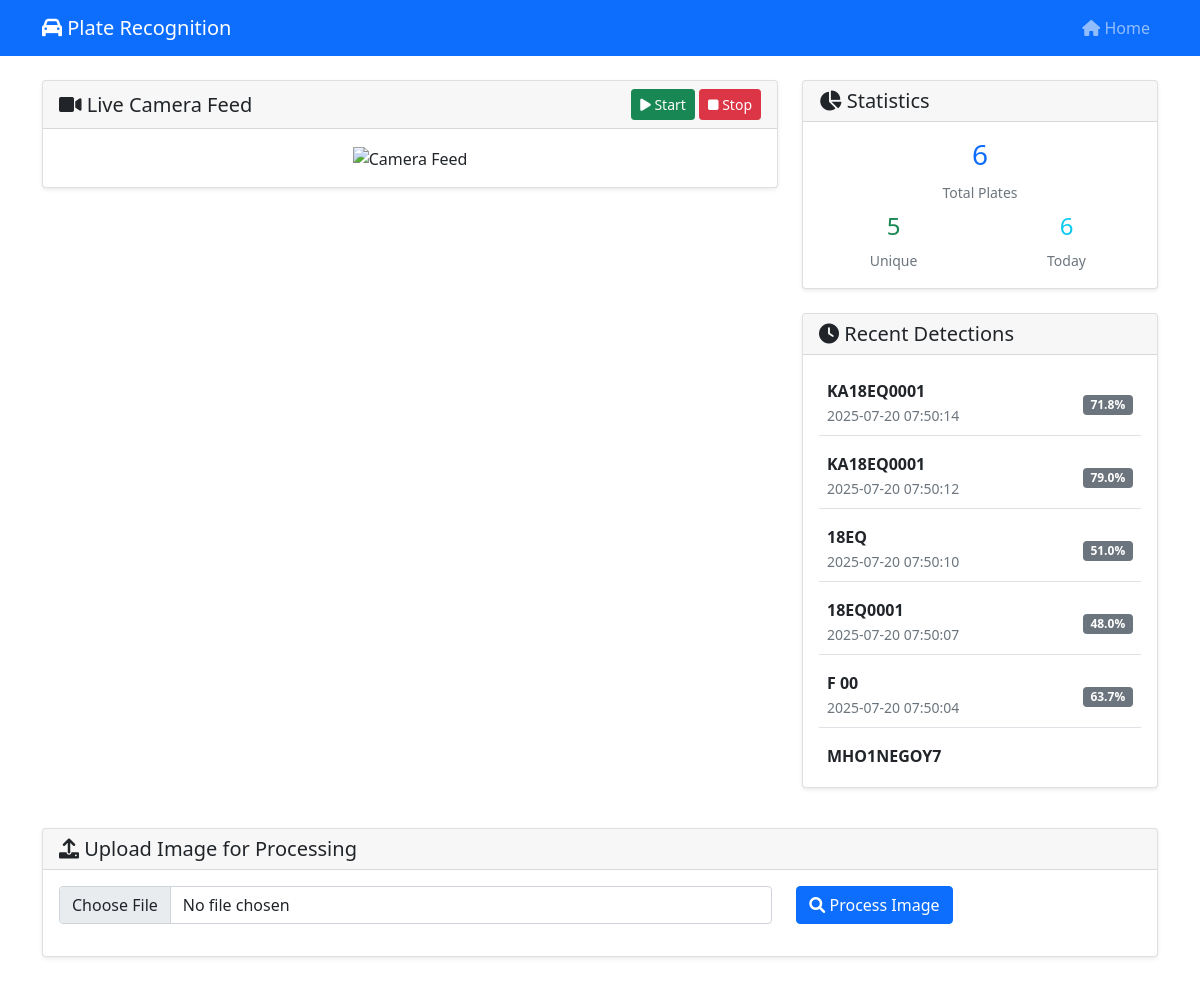
The page / on the database its author committed.
### tables this page shows
CREATE TABLE detected_plates (
                id INTEGER PRIMARY KEY AUTOINCREMENT,
                plate_number TEXT NOT NULL,
                confidence_score REAL,
                timestamp DATETIME DEFAULT CURRENT_TIMESTAMP,
                image_path TEXT,
                vehicle_type TEXT,
                location TEXT,
                status TEXT DEFAULT 'detected'
            );

### app/web/routes.py (the view)
@main.route('/')
def index():
    stats = db_manager.get_statistics()
    recent_plates = db_manager.get_recent_plates(10)
    return render_template('index.html', stats=stats, recent_plates=recent_plates)

### app/models/database.py (called while the page is built)
    def get_connection(self):
        if not hasattr(self._local, 'connection'):
            self._local.connection = sqlite3.connect(str(self.db_path))
            self._local.connection.row_factory = sqlite3.Row
        return self._local.connection

    def get_recent_plates(self, limit=50):
        conn = self.get_connection()
        cursor = conn.cursor()
        cursor.execute('''
            SELECT * FROM detected_plates
            ORDER BY timestamp DESC
            LIMIT ?
        ''', (limit,))
        return cursor.fetchall()

    def get_statistics(self):
        conn = self.get_connection()
        cursor = conn.cursor()
        cursor.execute('SELECT COUNT(*) FROM detected_plates')
        total_plates = cursor.fetchone()[0]
        cursor.execute('SELECT COUNT(DISTINCT plate_number) FROM detected_plates')
        unique_plates = cursor.fetchone()[0]
        cursor.execute('''
            SELECT COUNT(*) FROM detected_plates
            WHERE DATE(timestamp) = DATE('now')
        ''')
        today_detections = cursor.fetchone()[0]
        return {
            'total_plates': total_plates,
            'unique_plates': unique_plates,
            'today_detections': today_detections
        }

### app/web/templates/index.html (shortened to what this page needs)
{% extends "base.html" %}
{% block content %}
<div class="row">
    <div class="col-md-8">
        <div class="card">
            <div class="card-header d-flex justify-content-between align-items-center">
                <h5 class="mb-0"><i class="fas fa-video"></i> Live Camera Feed</h5>
                <div>
                    <a href="{{ url_for('main.start_camera') }}" class="btn btn-success btn-sm">
                        <i class="fas fa-play"></i> Start
                    </a>
                    <a href="{{ url_for('main.stop_camera') }}" class="btn btn-danger btn-sm">
                        <i class="fas fa-stop"></i> Stop
                    </a>
                </div>
            </div>
            <div class="card-body text-center">
                <img src="{{ url_for('main.video_feed') }}" class="img-fluid" alt="Camera Feed">
            </div>
        </div>
    </div>
    <div class="col-md-4">
        <div class="card mb-4">
            <div class="card-header">
                <h5 class="mb-0"><i class="fas fa-chart-pie"></i> Statistics</h5>
            </div>
            <div class="card-body">
                <div class="row text-center">
                    <div class="col-12 mb-2">
                        <h3 class="text-primary">{{ stats.total_plates or 0 }}</h3>
                        <small class="text-muted">Total Plates</small>
                    </div>
                    <div class="col-6">
                        <h4 class="text-success">{{ stats.unique_plates or 0 }}</h4>
                        <small class="text-muted">Unique</small>
                    </div>
                    <div class="col-6">
                        <h4 class="text-info">{{ stats.today_detections or 0 }}</h4>
                        <small class="text-muted">Today</small>
                    </div>
                </div>
            </div>
        </div>
        <div class="card">
            <div class="card-header">
                <h5 class="mb-0"><i class="fas fa-clock"></i> Recent Detections</h5>
            </div>
            <div class="card-body">
                {% if recent_plates %}
                    <div class="recent-plates" style="max-height: 400px; overflow-y: auto;">
                        {% for plate in recent_plates %}
                        <div class="d-flex justify-content-between align-items-center mb-2 p-2 border-bottom">
                            <div>
                                <strong>{{ plate.plate_number }}</strong><br>
                                <small class="text-muted">{{ plate.timestamp }}</small>
                            </div>
                            {% if plate.confidence_score %}
                            <div>
                                <span class="badge bg-secondary">{{ "%.1f"|format(plate.confidence_score) }}%</span>
                            </div>
                            {% endif %}
                        </div>
                        {% endfor %}
                    </div>
                {% else %}
                    <p class="text-muted text-center">No plates detected yet</p>
                {% endif %}
            </div>
        </div>
    </div>
</div>
<div class="row mt-4">
    <div class="col-12">
        <div class="card">
            <div class="card-header">
                <h5 class="mb-0"><i class="fas fa-upload"></i> Upload Image for Processing</h5>
            </div>
            <div class="card-body">
                <form id="uploadForm" enctype="multipart/form-data">
                    <div class="row">
                        <div class="col-md-8">
                            <input type="file" class="form-control" id="imageFile" name="image" accept="image/*" required>
                        </div>
                        <div class="col-md-4">
                            <button type="submit" class="btn btn-primary">
                                <i class="fas fa-search"></i> Process Image
                            </button>
                        </div>
                    </div>
                </form>
            </div>
        </div>
    </div>
</div>
{% endblock %}

### app/static/css/style.css (style rules this page uses)
.card { box-shadow: 0 0.125rem 0.25rem rgba(0, 0, 0, 0.075); margin-bottom: 1rem; }
.recent-plates { max-height: 400px; overflow-y: auto; }

### rows shown on the page
detected_plates: plate_number "KA18EQ0001", timestamp "2025-07-20 07:50:14", confidence_score "71.8"
detected_plates: plate_number "KA18EQ0001", timestamp "2025-07-20 07:50:12", confidence_score "79.0"
detected_plates: plate_number "18EQ", timestamp "2025-07-20 07:50:10", confidence_score "51.0"
detected_plates: plate_number "18EQ0001", timestamp "2025-07-20 07:50:07", confidence_score "48.0"
detected_plates: plate_number "F 00", timestamp "2025-07-20 07:50:04", confidence_score "63.7"
detected_plates: plate_number "MHO1NEGOY7"

### other values the page prints
{{ stats.total_plates or 0 }} "6"
{{ stats.unique_plates or 0 }} "5"
{{ stats.today_detections or 0 }} "6"
